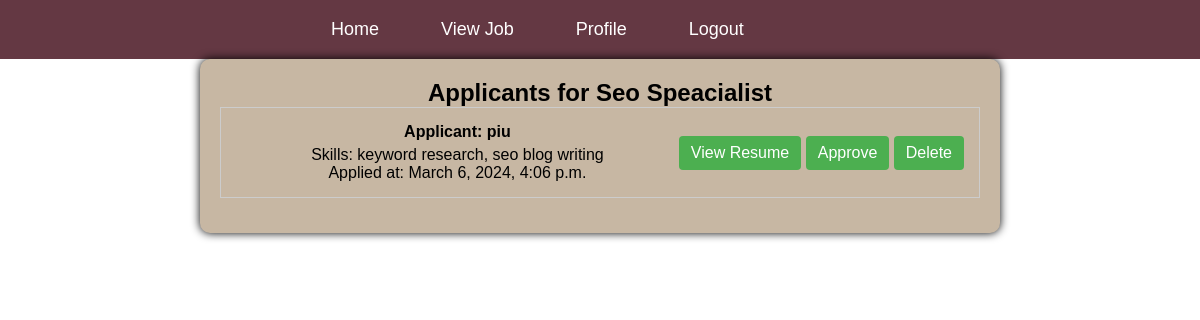
Page /applicant_list/5 on the committed database.
### myApp/models.py (models this page shows, shortened)
class job_model(models.Model):
    job_title = models.CharField(max_length=100, null=True)
    number_of_openings= models.IntegerField(null=True)
    category=models.CharField(max_length=100, null=True)
    company_name = models.CharField(max_length=100, null=True)
    location = models.CharField(max_length=100, null=True)
    description = models.TextField()
    create_at = models.DateTimeField(auto_now_add=True, null=True)
    update_at = models.DateTimeField(auto_now=True, null=True)
    job_creator = models.ForeignKey(Custom_User, on_delete=models.CASCADE)

class jobApplyModel(models.Model):
    job=models.ForeignKey(job_model,on_delete=models.CASCADE,related_name='applications')
    applicant=models.ForeignKey(Custom_User,on_delete=models.CASCADE)
    applied_at = models.DateTimeField(auto_now_add=True)
    skills = models.CharField(max_length=255, blank=True, null=True)
    resume = models.FileField(upload_to='resumes/', blank=True, null=True)

class Custom_User(AbstractUser):
    USER=[
        ('recruiter','Recruiter'),('jobseeker','JobSeeker')
    ]
    display_name=models.CharField(max_length=100)
    email=models.EmailField(unique=True)
    password=models.CharField(max_length=100)
    confirm_password=models.CharField(max_length=100)
    user_type=models.CharField(choices=USER,max_length=120)
    profile_pic=models.ImageField(upload_to="media/profile_pic",null=True)
    about= models.TextField(max_length=10000,null=True)

### myProject/views.py (the view)
# urls.py: path('applicant_list/<str:myid>',applicant_list,name='applicant_list'),
def applicant_list(request,myid):
    myJob = get_object_or_404(job_model, id=myid)
    applicants = jobApplyModel.objects.filter(job=myJob)
    context = {
        'job': myJob,
        'applicants': applicants,
    }
    return render(request,"Recruiter/applicant_list.html",context)

### Template/Recruiter/applicant_list.html (shortened to what this page needs)
{% extends "dashboard.html" %}
{% block content %}
<!DOCTYPE html>
<html lang="en">
<head>
</head>
<body>
    <div class="container">
        <h2>Applicants for {{ job.job_title }}</h2>
        <ul class="applicant-list">
          {% for applicant in applicants %}
            <li class="applicant-item">
              <div class="applicant-info">
                <p class="applicant-name">Applicant: {{ applicant.applicant.display_name }}</p>
                <p class="applicant-skills">Skills: {{ applicant.skills }}</p>
                <p class="applicant-applied-at">Applied at: {{ applicant.applied_at }}</p>
              </div>
              <div class="resume-link">
                <a href="{{ applicant.resume.url }}" target="_blank">View Resume</a>
                <a href="" >Approve</a>
                <a href="" >Delete</a>
              </div>
            </li>
          {% endfor %}
        </ul>
      </div>
</body>
</html>
{% endblock content %}

### Template/dashboard.html (style rules this page uses)
body { background: url(https://images.unsplash.com/photo-1531824475211-72594993ce2a?q=80&w=1470&auto=format&fit=crop&ixlib=rb-4.0.3&ixid=M3wxMjA3fDB8MHxwaG90by1wYWdlfHx8fGVufDB8fHx8fA%3D%3D); margin: 0; padding: 0; background-size: cover; background-position: right; background-attachment: fixed; }
.container { background: #C7B7A3; max-width: 400px; margin-left: 380px; margin-top: 180px; padding: 20px; border-radius: 10px; box-shadow: 0 0 10px rgba(0, 0, 0, 5); text-align: center; }
* { margin: 0; padding: 0; box-sizing: border-box; }

### Template/Recruiter/applicant_list.html (style rules this page uses)
body { font-family: Arial, sans-serif; }
.container { max-width: 800px; margin: 0 auto; }
.applicant-list { list-style-type: none; padding: 0; }
.applicant-item { border: 1px solid #ccc; margin-bottom: 15px; padding: 15px; display: flex; justify-content: space-between; align-items: center; }
.applicant-info { flex-grow: 1; }
.applicant-name { font-weight: bold; margin-bottom: 5px; }
.resume-link a { text-decoration: none; background-color: #4caf50; color: white; padding: 8px 12px; border-radius: 4px; display: inline-block; transition: background-color 0.3s; }

### rows in the picture
job_model: job_title "Seo Speacialist"
jobApplyModel: applicant.display_name "piu", skills "keyword research, seo blog writing", applied_at "March 6, 2024, 4:06 p.m."
